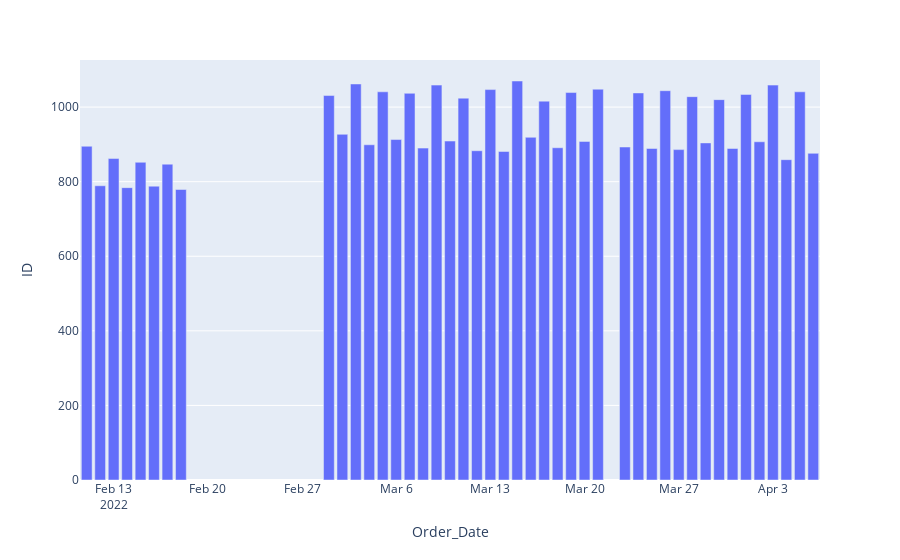

The code cell stored with this chart in its notebook:
### Code cell
#1.Quantidade de pedidos por dia

cols = ['ID', 'Order_Date']

df_aux = df.loc[:, cols].groupby('Order_Date').count().reset_index()

import plotly.express as px

px.bar( df_aux, x= 'Order_Date', y='ID')

### Figure 1 — Plotly figure (JSON) as saved in the notebook; plotly's stock layout.template omitted (floating-point values rounded to 4 significant figures)
{"data": [{"alignmentgroup": "True", "hovertemplate": "Order_Date=%{x}<br>ID=%{y}<extra></extra>", "legendgroup": "", "marker": {"color": "#636efa", "pattern": {"shape": ""}}, "name": "", "offsetgroup": "", "orientation": "v", "showlegend": false, "textposition": "auto", "type": "bar", "x": ["2022-02-11T00:00:00", "2022-02-12T00:00:00", "2022-02-13T00:00:00", "2022-02-14T00:00:00", "2022-02-15T00:00:00", "2022-02-16T00:00:00", "2022-02-17T00:00:00", "2022-02-18T00:00:00", "2022-03-01T00:00:00", "2022-03-02T00:00:00", "2022-03-03T00:00:00", "2022-03-04T00:00:00", "2022-03-05T00:00:00", "2022-03-06T00:00:00", "2022-03-07T00:00:00", "2022-03-08T00:00:00", "2022-03-09T00:00:00", "2022-03-10T00:00:00", "2022-03-11T00:00:00", "2022-03-12T00:00:00", "2022-03-13T00:00:00", "2022-03-14T00:00:00", "2022-03-15T00:00:00", "2022-03-16T00:00:00", "2022-03-17T00:00:00", "2022-03-18T00:00:00", "2022-03-19T00:00:00", "2022-03-20T00:00:00", "2022-03-21T00:00:00", "2022-03-23T00:00:00", "2022-03-24T00:00:00", "2022-03-25T00:00:00", "2022-03-26T00:00:00", "2022-03-27T00:00:00", "2022-03-28T00:00:00", "2022-03-29T00:00:00", "2022-03-30T00:00:00", "2022-03-31T00:00:00", "2022-04-01T00:00:00", "2022-04-02T00:00:00", "2022-04-03T00:00:00", "2022-04-04T00:00:00", "2022-04-05T00:00:00", "2022-04-06T00:00:00"], "xaxis": "x", "y": [895, 789, 862, 784, 852, 788, 847, 779, 1031, 927, 1062, 899, 1041, 913, 1037, 890, 1059, 909, 1024, 883, 1047, 881, 1070, 919, 1016, 891, 1039, 908, 1048, 893, 1038, 889, 1044, 886, 1028, 904, 1020, 889, 1034, 907, 1059, 859, 1041, 876], "yaxis": "y"}], "layout": {"barmode": "relative", "legend": {"tracegroupgap": 0}, "margin": {"t": 60}, "xaxis": {"anchor": "y", "domain": [0, 1], "title": {"text": "Order_Date"}}, "yaxis": {"anchor": "x", "domain": [0, 1], "title": {"text": "ID"}}}}
